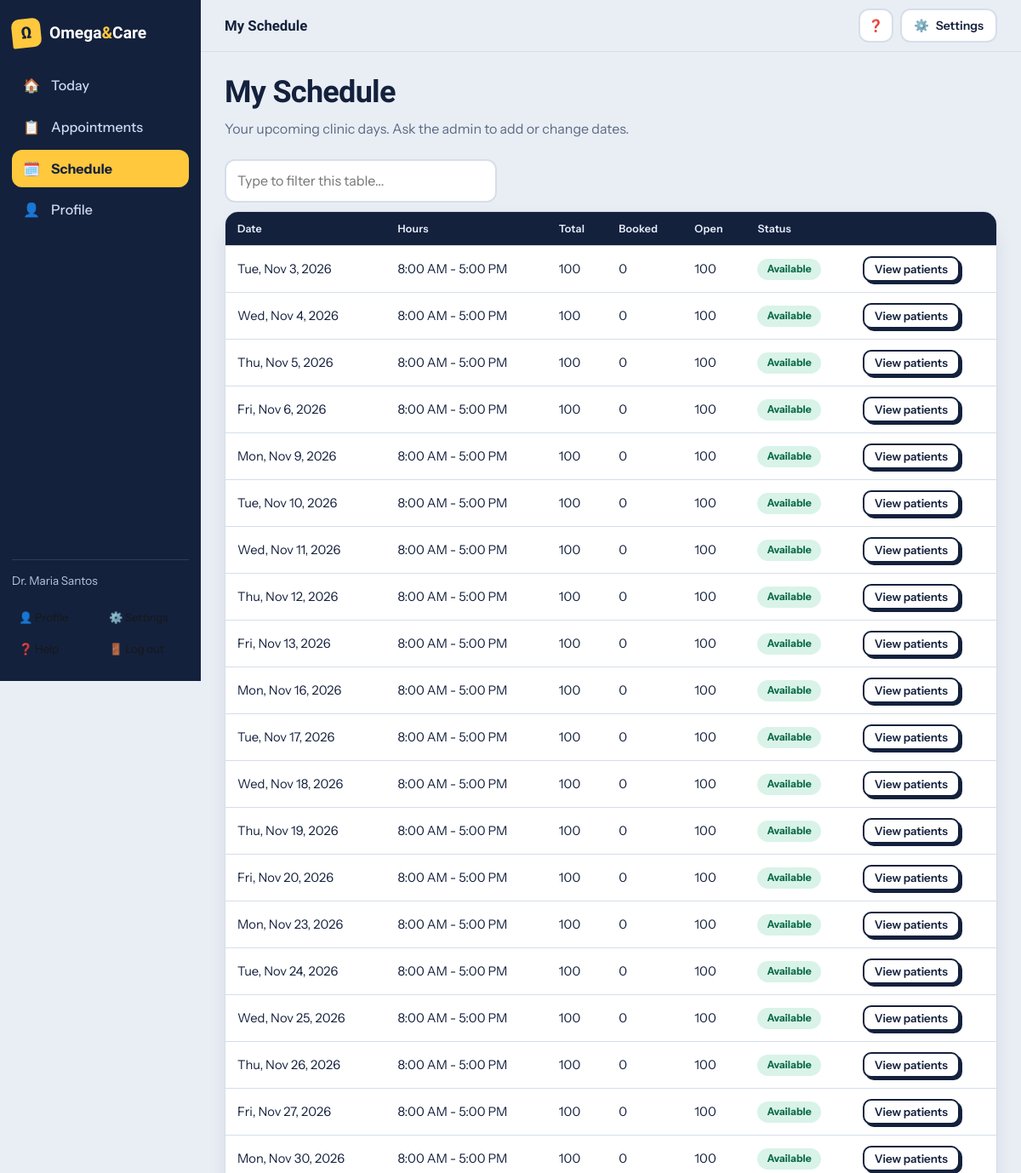
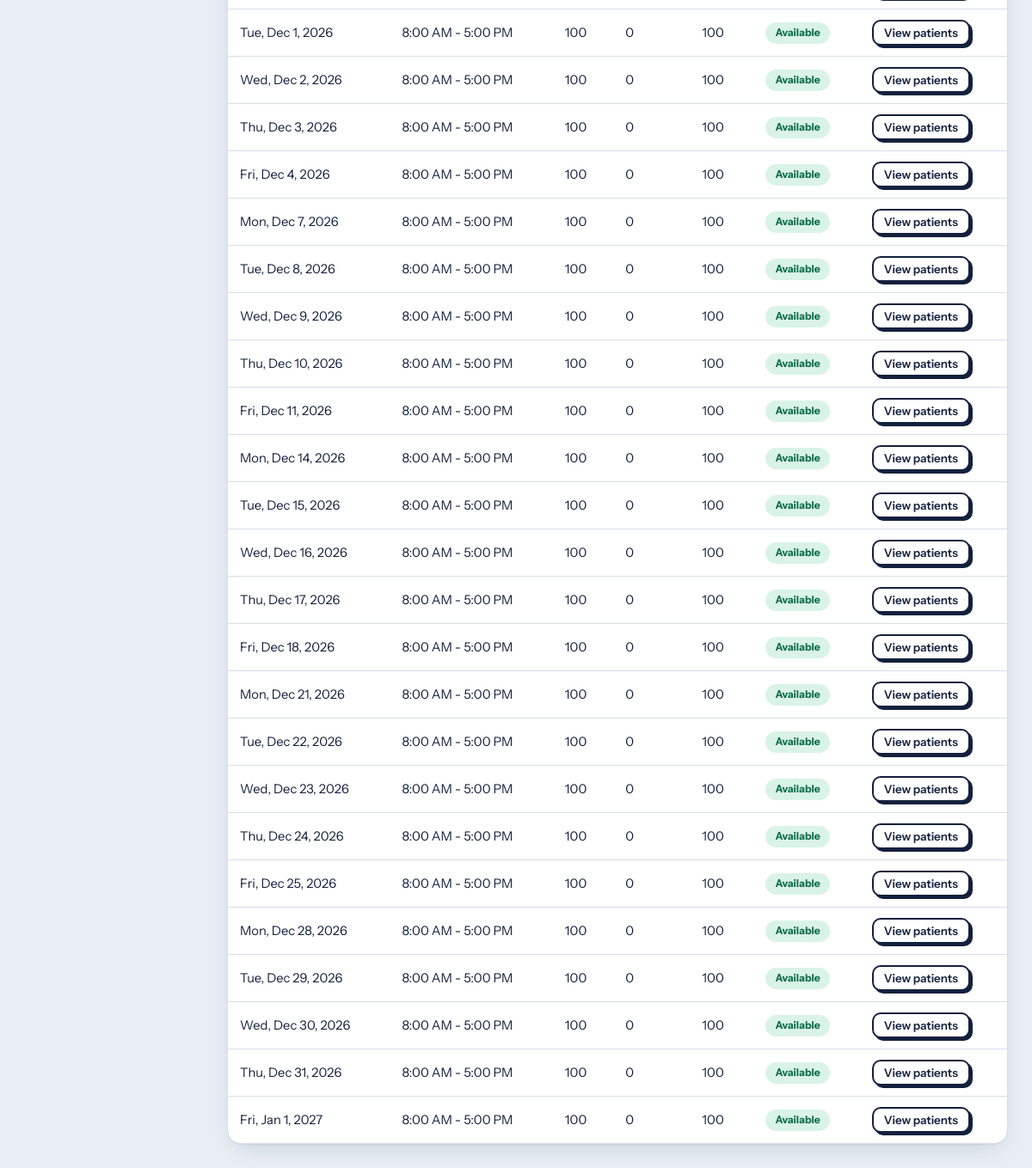
/doctor/schedule.php (signed in), run on the app's committed database (2 pictures, top to bottom).
### tables this page shows
CREATE TABLE `schedules` (
  `schedule_id`      INT UNSIGNED NOT NULL AUTO_INCREMENT,
  `doctor_id`        INT UNSIGNED NOT NULL,
  `appointment_date` DATE NOT NULL,
  `start_time`       TIME NOT NULL DEFAULT '08:00:00',
  `end_time`         TIME NOT NULL DEFAULT '17:00:00',
  `max_slots`        SMALLINT UNSIGNED NOT NULL DEFAULT 100,
  PRIMARY KEY (`schedule_id`),
  UNIQUE KEY `uq_schedule_doctor_date` (`doctor_id`,`appointment_date`),
  KEY `idx_schedule_date` (`appointment_date`),
  CONSTRAINT `fk_schedules_doctor` FOREIGN KEY (`doctor_id`)
    REFERENCES `doctors` (`doctor_id`) ON DELETE RESTRICT ON UPDATE CASCADE
);

### includes/functions.php (called while the page is built, shortened)
<?php
function e($v): string { return htmlspecialchars((string) $v, ENT_QUOTES, 'UTF-8'); }
function fmt_time(string $t): string { return date('g:i A', strtotime($t)); }
function availability_status(int $available, int $total): string {
    return 'Available';
}

### doctor/schedule.php (the view, shortened to what this page needs)
<?php
require_once __DIR__ . '/../includes/functions.php';
$st = $pdo->prepare("SELECT s.*, (SELECT COUNT(*) FROM appointments a WHERE a.schedule_id = s.schedule_id AND a.status <> 'Cancelled') AS used
   FROM schedules s WHERE s.doctor_id = ? AND s.appointment_date >= CURDATE() ORDER BY s.appointment_date LIMIT 60");
$st->execute([(int) $_SESSION['doctor_id']]);
$rows = $st->fetchAll();
require __DIR__ . '/../includes/header.php';
?>
<h1>My Schedule</h1>
<p class="lead">Your upcoming clinic days. Ask the admin to add or change dates.</p>
<div class="table-wrap"><table>
  <thead><tr><th>Date</th><th>Hours</th><th>Total</th><th>Booked</th><th>Open</th><th>Status</th><th></th></tr></thead>
  <tbody>
  <?php foreach ($rows as $r):
      $total = min(MAX_SLOTS_PER_DAY, (int) $r['max_slots']); $used = (int) $r['used']; $av = max(0, $total - $used);
      $stt = availability_status($av, $total); $cls = $stt === 'Available' ? 'ok' : ($stt === 'Almost Full' ? 'warn' : 'bad'); ?>
    <tr><td><?= e(date('D, M j, Y', strtotime($r['appointment_date']))) ?></td>
      <td><?= e(fmt_time($r['start_time'])) ?> - <?= e(fmt_time($r['end_time'])) ?></td>
      <td><?= $total ?></td><td><?= $used ?></td><td><?= $av ?></td>
      <td><span class="badge badge-<?= $cls ?>"><?= $stt === 'Fully Booked' ? 'FULLY BOOKED' : e($stt) ?></span></td>
      <td><a class="btn btn-sm btn-outline" href="appointments.php?date=<?= e($r['appointment_date']) ?>">View patients</a></td></tr>
  <?php endforeach; ?>
  </tbody>
</table></div>
<?php require __DIR__ . '/../includes/footer.php'; ?>

### assets/css/style.css (style rules this page uses)
:root { --bg: #e9eef5; --surface: #fff; --ink: #14213d; --muted: #5c6b84; --line: #d6deea; --navy: #14213d; --navy2: #1d2f55; --ticket: #ffc83d; --ticket-d: #f2b312; --go: #13a06f; --warn: #f28c28; --bad: #e4493b; --info: #3b6fe0; --soft: #f3f6fb; --shadow: 0 1px 0 rgba(20, 33, 61, .05), 0 10px 30px -14px rgba(20, 33, 61, .25); --r: 16px; --display: "Bricolage Grotesque", "Trebuchet MS", system-ui, sans-serif; --body: "Instrument Sans", system-ui, -apple-system, "Segoe UI", sans-serif }
* { box-sizing: border-box }
html { scroll-behavior: smooth }
body { margin: 0; font-family: var(--body); background: var(--bg); color: var(--ink); line-height: 1.55; min-height: 100vh; display: flex; flex-direction: column }
a { color: var(--info); text-decoration: none }
h1, h2, h3 { font-family: var(--display); letter-spacing: -.02em; line-height: 1.1; margin: 0 0 10px }
h1 { font-size: clamp(1.8rem, 3vw, 2.5rem); font-weight: 800 }
.lead { color: var(--muted); margin: 0 0 24px; max-width: 62ch }
.btn { display: inline-flex; align-items: center; gap: 6px; background: var(--ticket); color: var(--navy); border: 2px solid var(--navy); border-radius: 12px; padding: 10px 18px; font: 600 .95rem var(--body); cursor: pointer; text-decoration: none; box-shadow: 3px 3px 0 var(--navy); transition: transform .1s, box-shadow .1s }
.btn-sm { padding: 5px 12px; font-size: .84rem; border-radius: 10px; box-shadow: 2px 2px 0 var(--navy) }
.btn-outline { background: var(--surface); color: var(--ink); border-color: var(--ink); box-shadow: 3px 3px 0 var(--ink) }
.table-wrap { overflow-x: auto; background: var(--surface); border: 1px solid var(--line); border-radius: var(--r); margin-bottom: 20px; box-shadow: var(--shadow) }
table { width: 100%; border-collapse: collapse; font-size: .92rem }
th, td { padding: 12px 14px; text-align: left; border-bottom: 1px solid var(--line); vertical-align: middle }
th { background: var(--navy); color: #e8eefb; font: 600 .78rem var(--body); letter-spacing: .02em; white-space: nowrap }
tbody tr { transition: background .12s }
tr:last-child td { border-bottom: 0 }
.badge { display: inline-block; padding: 3px 11px; border-radius: 999px; font-size: .76rem; font-weight: 700; white-space: nowrap }
.badge-ok { background: #d9f3e8; color: #0d6c4a }

### data on the page
schedules: appointment_date "Tue, Nov 3, 2026", start_time "8:00 AM", end_time "5:00 PM", used "0", max_slots "100", stt "Available"
schedules: appointment_date "Wed, Nov 4, 2026", start_time "8:00 AM", end_time "5:00 PM", used "0", max_slots "100", stt "Available"
schedules: appointment_date "Thu, Nov 5, 2026", start_time "8:00 AM", end_time "5:00 PM", used "0", max_slots "100", stt "Available"
schedules: appointment_date "Fri, Nov 6, 2026", start_time "8:00 AM", end_time "5:00 PM", used "0", max_slots "100", stt "Available"
schedules: appointment_date "Mon, Nov 9, 2026", start_time "8:00 AM", end_time "5:00 PM", used "0", max_slots "100", stt "Available"
schedules: appointment_date "Tue, Nov 10, 2026", start_time "8:00 AM", end_time "5:00 PM", used "0", max_slots "100", stt "Available"
schedules: appointment_date "Wed, Nov 11, 2026", start_time "8:00 AM", end_time "5:00 PM", used "0", max_slots "100", stt "Available"
schedules: appointment_date "Thu, Nov 12, 2026", start_time "8:00 AM", end_time "5:00 PM", used "0", max_slots "100", stt "Available"
schedules: appointment_date "Fri, Nov 13, 2026", start_time "8:00 AM", end_time "5:00 PM", used "0", max_slots "100", stt "Available"
schedules: appointment_date "Mon, Nov 16, 2026", start_time "8:00 AM", end_time "5:00 PM", used "0", max_slots "100", stt "Available"
schedules: appointment_date "Tue, Nov 17, 2026", start_time "8:00 AM", end_time "5:00 PM", used "0", max_slots "100", stt "Available"
schedules: appointment_date "Wed, Nov 18, 2026", start_time "8:00 AM", end_time "5:00 PM", used "0", max_slots "100", stt "Available"
schedules: appointment_date "Thu, Nov 19, 2026", start_time "8:00 AM", end_time "5:00 PM", used "0", max_slots "100", stt "Available"
schedules: appointment_date "Fri, Nov 20, 2026", start_time "8:00 AM", end_time "5:00 PM", used "0", max_slots "100", stt "Available"
schedules: appointment_date "Mon, Nov 23, 2026", start_time "8:00 AM", end_time "5:00 PM", used "0", max_slots "100", stt "Available"
schedules: appointment_date "Tue, Nov 24, 2026", start_time "8:00 AM", end_time "5:00 PM", used "0", max_slots "100", stt "Available"
schedules: appointment_date "Wed, Nov 25, 2026", start_time "8:00 AM", end_time "5:00 PM", used "0", max_slots "100", stt "Available"
schedules: appointment_date "Thu, Nov 26, 2026", start_time "8:00 AM", end_time "5:00 PM", used "0", max_slots "100", stt "Available"
schedules: appointment_date "Fri, Nov 27, 2026", start_time "8:00 AM", end_time "5:00 PM", used "0", max_slots "100", stt "Available"
schedules: appointment_date "Mon, Nov 30, 2026", start_time "8:00 AM", end_time "5:00 PM", used "0", max_slots "100", stt "Available"
schedules: appointment_date "Tue, Dec 1, 2026", start_time "8:00 AM", end_time "5:00 PM", used "0", max_slots "100", stt "Available"
schedules: appointment_date "Wed, Dec 2, 2026", start_time "8:00 AM", end_time "5:00 PM", used "0", max_slots "100", stt "Available"
schedules: appointment_date "Thu, Dec 3, 2026", start_time "8:00 AM", end_time "5:00 PM", used "0", max_slots "100", stt "Available"
schedules: appointment_date "Fri, Dec 4, 2026", start_time "8:00 AM", end_time "5:00 PM", used "0", max_slots "100", stt "Available"
schedules: appointment_date "Mon, Dec 7, 2026", start_time "8:00 AM", end_time "5:00 PM", used "0", max_slots "100", stt "Available"
schedules: appointment_date "Tue, Dec 8, 2026", start_time "8:00 AM", end_time "5:00 PM", used "0", max_slots "100", stt "Available"
schedules: appointment_date "Wed, Dec 9, 2026", start_time "8:00 AM", end_time "5:00 PM", used "0", max_slots "100", stt "Available"
schedules: appointment_date "Thu, Dec 10, 2026", start_time "8:00 AM", end_time "5:00 PM", used "0", max_slots "100", stt "Available"
schedules: appointment_date "Fri, Dec 11, 2026", start_time "8:00 AM", end_time "5:00 PM", used "0", max_slots "100", stt "Available"
schedules: appointment_date "Mon, Dec 14, 2026", start_time "8:00 AM", end_time "5:00 PM", used "0", max_slots "100", stt "Available"
schedules: appointment_date "Tue, Dec 15, 2026", start_time "8:00 AM", end_time "5:00 PM", used "0", max_slots "100", stt "Available"
schedules: appointment_date "Wed, Dec 16, 2026", start_time "8:00 AM", end_time "5:00 PM", used "0", max_slots "100", stt "Available"
schedules: appointment_date "Thu, Dec 17, 2026", start_time "8:00 AM", end_time "5:00 PM", used "0", max_slots "100", stt "Available"
schedules: appointment_date "Fri, Dec 18, 2026", start_time "8:00 AM", end_time "5:00 PM", used "0", max_slots "100", stt "Available"
schedules: appointment_date "Mon, Dec 21, 2026", start_time "8:00 AM", end_time "5:00 PM", used "0", max_slots "100", stt "Available"
schedules: appointment_date "Tue, Dec 22, 2026", start_time "8:00 AM", end_time "5:00 PM", used "0", max_slots "100", stt "Available"
schedules: appointment_date "Wed, Dec 23, 2026", start_time "8:00 AM", end_time "5:00 PM", used "0", max_slots "100", stt "Available"
schedules: appointment_date "Thu, Dec 24, 2026", start_time "8:00 AM", end_time "5:00 PM", used "0", max_slots "100", stt "Available"
schedules: appointment_date "Fri, Dec 25, 2026", start_time "8:00 AM", end_time "5:00 PM", used "0", max_slots "100", stt "Available"
schedules: appointment_date "Mon, Dec 28, 2026", start_time "8:00 AM", end_time "5:00 PM", used "0", max_slots "100", stt "Available"
schedules: appointment_date "Tue, Dec 29, 2026", start_time "8:00 AM", end_time "5:00 PM", used "0", max_slots "100", stt "Available"
schedules: appointment_date "Wed, Dec 30, 2026", start_time "8:00 AM", end_time "5:00 PM", used "0", max_slots "100", stt "Available"
schedules: appointment_date "Thu, Dec 31, 2026", start_time "8:00 AM", end_time "5:00 PM", used "0", max_slots "100", stt "Available"
schedules: appointment_date "Fri, Jan 1, 2027", start_time "8:00 AM", end_time "5:00 PM", used "0", max_slots "100", stt "Available"

### other printed values
$icon "🏠 📋 🗓️ 👤"
$label "Today Appointments Schedule Profile"
$who "Dr. Maria Santos"
$pageTitle "My Schedule"
